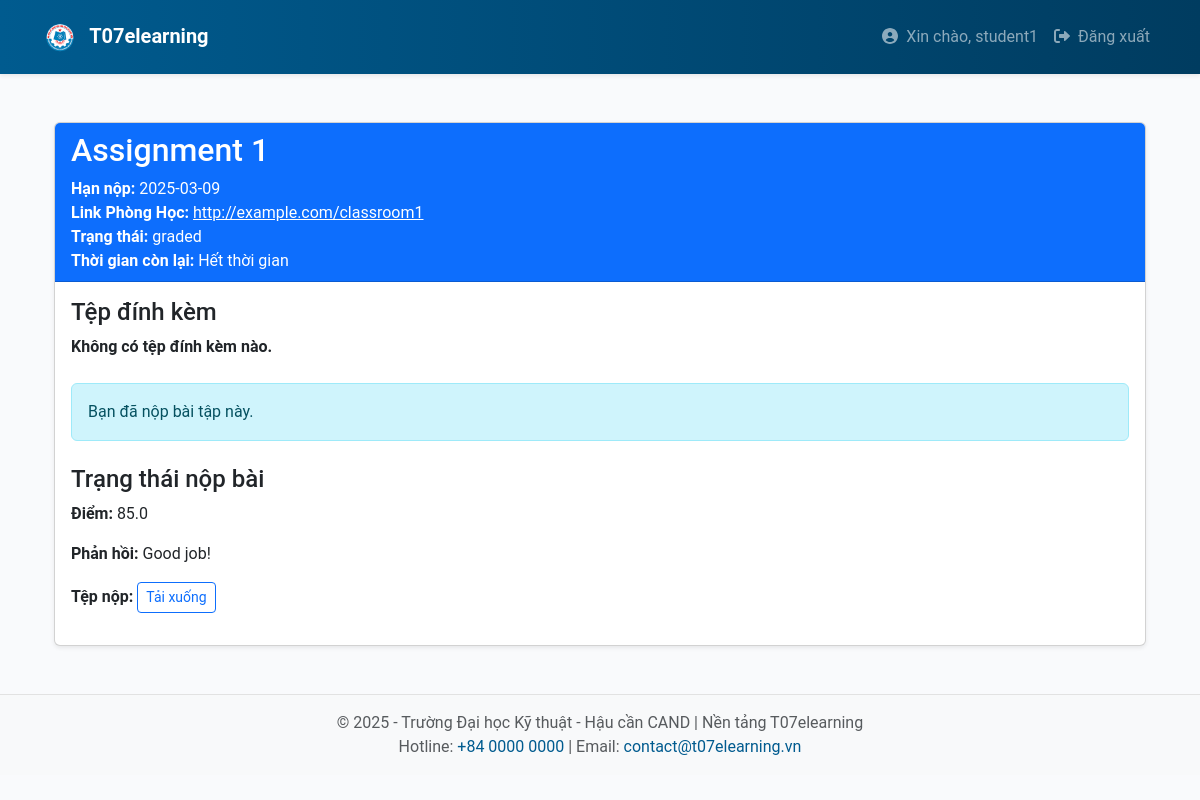
The page /student/assignment/1 (signed in) on the database its author committed.
### app/models.py (models this page shows, shortened)
class User(UserMixin, db.Model):
    __tablename__ = 'users'
    id = db.Column(db.Integer, primary_key=True)
    username = db.Column(db.String(64), unique=True, nullable=False)
    email = db.Column(db.String(120), unique=True, nullable=False)
    password_hash = db.Column(db.String(128), nullable=False)
    registered_on = db.Column(db.DateTime, default=datetime.utcnow)
    last_seen = db.Column(db.DateTime, default=datetime.utcnow, onupdate=datetime.utcnow)
    roles = db.relationship('Role', secondary='user_roles', back_populates='users')
    courses = db.relationship('Course', backref='lecturer', lazy='dynamic')
    enrollments = db.relationship('Enrollment', backref='student', lazy='dynamic')
    submissions = db.relationship('Submission', backref='student', lazy='dynamic')
    notifications = db.relationship('Notification', backref='user', lazy='dynamic')

class Assignment(db.Model):
    __tablename__ = 'assignments'
    id = db.Column(db.Integer, primary_key=True)
    class_id = db.Column(db.Integer, db.ForeignKey('classes.id'), nullable=False)
    title = db.Column(db.String(128), nullable=False)
    description = db.Column(db.Text, nullable=True)
    due_date = db.Column(db.DateTime, nullable=False)
    max_attempts = db.Column(db.Integer, default=1)
    created_on = db.Column(db.DateTime, default=datetime.utcnow)
    attachment_url = db.Column(db.String(512), nullable=True)
    class_link = db.Column(db.String(256), nullable=True)  # New field for class link
    lecturer_id = db.Column(db.Integer, db.ForeignKey('users.id'), nullable=False)
    deadline_duration = db.Column(db.Integer, nullable=False, default=0)
    submissions = db.relationship('Submission', back_populates='assignment')

class Submission(db.Model):
    __tablename__ = 'submissions'
    id = db.Column(db.Integer, primary_key=True)
    assignment_id = db.Column(db.Integer, db.ForeignKey('assignments.id'), nullable=False)
    student_id = db.Column(db.Integer, db.ForeignKey('users.id'), nullable=False)
    submission_date = db.Column(db.DateTime, default=datetime.utcnow)
    file_url = db.Column(db.String(512), nullable=True)
    grade = db.Column(db.Float, nullable=True)
    feedback = db.Column(db.Text, nullable=True)
    status = db.Column(db.String(64), nullable=False, default='pending')
    answer = db.Column(db.Text, nullable=True)
    assignment = db.relationship('Assignment', back_populates='submissions')

### app/student/routes.py (the view, shortened to what this page needs)
@bp.route('/assignment/<int:assignment_id>', methods=['GET'])
@login_required
def view_assignment(assignment_id):
    assignment = Assignment.query.get_or_404(assignment_id)
    submission = Submission.query.filter_by(assignment_id=assignment.id, student_id=current_user.id).first()
    deadline_time = assignment.created_on + timedelta(minutes=assignment.deadline_duration)
    remaining_time = (deadline_time - datetime.utcnow()).total_seconds()
    return render_template('student/view_assignment.html', assignment=assignment, submission=submission, remaining_time=remaining_time)

### app/templates/student/view_assignment.html (shortened to what this page needs)
{% extends "base.html" %}
{% block content %}
<div class="container mt-5">
    <div class="card shadow-sm">
        <div class="card-header bg-primary text-white">
            <h2>{{ assignment.title }}</h2>
            <p class="mb-0"><strong>Hạn nộp:</strong> {{ assignment.due_date.strftime('%Y-%m-%d') }}</p>
            {% if assignment.class_link %}
            <p class="mb-0"><strong>Link Phòng Học:</strong> <a href="{{ assignment.class_link }}" target="_blank" class="class-link">{{ assignment.class_link }}</a></p>
            {% else %}
            <p class="mb-0"><strong>Link Phòng Học:</strong> Không có link</p>
            {% endif %}
            <p class="mb-0"><strong>Trạng thái:</strong>
                {% if submission.status == 'overdue' %}
                    <span class="text-danger">Quá hạn</span>
                {% else %}
                    {{ submission.status if submission else 'Chưa nộp' }}
                {% endif %}
            </p>
            <p class="mb-0"><strong>Thời gian còn lại:</strong> <span id="countdown"></span></p>
        </div>
        <div class="card-body">
            <div class="mb-4">
                <h4>Tệp đính kèm</h4>
                {% if assignment.attachment_url %}
                    <p><strong>Tệp:</strong> <a href="{{ url_for('static', filename=assignment.attachment_url.replace('\\', '/')) }}" download class="btn btn-outline-primary btn-sm">Tải xuống</a></p>
                    <p><strong>Tên tệp:</strong> {{ assignment.attachment_url.split('/')[-1] }}</p>
                {% else %}
                    <p><strong>Không có tệp đính kèm nào.</strong></p>
                {% endif %}
            </div>
            <div class="mb-4">
                {% if not submission or submission.status == 'pending' %}
                    <h4>Nộp bài tập</h4>
                    <form method="POST" enctype="multipart/form-data" action="{{ url_for('student.submit_assignment', assignment_id=assignment.id) }}" id="submissionForm">
                        <div class="form-group">
                            <label for="file">Tải lên file đáp án:</label>
                            <input type="file" name="file" class="form-control" required>
                        </div>
                        <div class="form-group">
                            <label for="answer">Câu trả lời:</label>
                            <textarea name="answer" class="form-control" rows="5" placeholder="Nhập câu trả lời của bạn ở đây..."></textarea>
                        </div>
                        <button type="submit" class="btn btn-success">Nộp Bài</button>
                    </form>
                {% else %}
                    <p class="alert alert-info">Bạn đã nộp bài tập này.</p>
                {% endif %}
            </div>
            <div class="submission-status">
                {% if submission %}
                    <h4>Trạng thái nộp bài</h4>
                    <p><strong>Điểm:</strong> {{ submission.grade if submission.grade is not none else 'Chưa chấm' }}</p>
                    <p><strong>Phản hồi:</strong> {{ submission.feedback if submission.feedback else 'Chưa có phản hồi' }}</p>
                    <p><strong>Tệp nộp:</strong>
                        {% if submission.file_url %}
                            <a href="{{ url_for('static', filename=submission.file_url.replace('\\', '/')) }}" download class="btn btn-outline-primary btn-sm">Tải xuống</a>
                        {% else %}
                            Không có tệp
                        {% endif %}
                    </p>
                {% else %}
                    <p class="alert alert-warning">Bạn chưa nộp bài tập này.</p>
                {% endif %}
            </div>
        </div>
    </div>
</div>
{% endblock %}

### app/templates/base.html (shortened to what this page needs)
<!DOCTYPE html>
<html lang="vi">
<head>
  <link rel="stylesheet" href="https://cdn.jsdelivr.net/npm/bootstrap@5.3.0/dist/css/bootstrap.min.css">
  <link rel="stylesheet" href="{{ url_for('static', filename='css/main.css') }}">
</head>
<body>
  <nav class="navbar navbar-expand-lg navbar-dark bg-t07 py-3 shadow-sm">
    <div class="container">
      <a class="navbar-brand fw-bold" href="{{ url_for('main.index') }}">
        <img src="{{ url_for('static', filename='images/logo.png') }}" alt="T07 Logo" height="30" class="me-2">
        T07elearning
      </a>
      <div class="collapse navbar-collapse" id="mainNav">
        <ul class="navbar-nav ms-auto">
          {% if current_user.is_authenticated %}
            <li class="nav-item">
              <a class="nav-link" href="#">
                <i class="fas fa-user-circle me-1"></i> Xin chào, {{ current_user.username }}
              </a>
            </li>
            <li class="nav-item">
              <a class="nav-link" href="{{ url_for('auth.logout') }}">
                <i class="fas fa-sign-out-alt me-1"></i> Đăng xuất
              </a>
            </li>
          {% endif %}
        </ul>
      </div>
    </div>
  </nav>
  <div class="container my-4">
    {% block content %}
    {% endblock %}
  </div>
  <footer class="bg-light py-3 footer-t07 mt-5">
    <div class="container text-center text-muted">
      <p class="mb-0">&copy; 2025 - Trường Đại học Kỹ thuật - Hậu cần CAND | Nền tảng T07elearning</p>
      <p class="mb-0">Hotline: <a href="tel:+8400000000">+84 0000 0000</a> | Email: <a href="mailto:contact@t07elearning.vn">contact@t07elearning.vn</a></p>
    </div>
  </footer>
</body>
</html>

### app/static/css/main.css (style rules this page uses)
* { box-sizing: border-box; }
body { font-family: "Roboto", sans-serif; background-color: #f9fafc; color: #4a4a4a; }
.bg-t07 { background: linear-gradient(90deg, #005b8f 0%, #003c60 100%); }
.footer-t07 { border-top: 1px solid #e2e2e2; }
.footer-t07 a { color: #005b8f; text-decoration: none; }
.class-link { color: white; }

### rows shown on the page
User: username "student1"
Assignment: title "Assignment 1", due_date "2025-03-09", class_link "http://example.com/classroom1"
Submission: status "graded", grade "85.0", feedback "Good job!"
